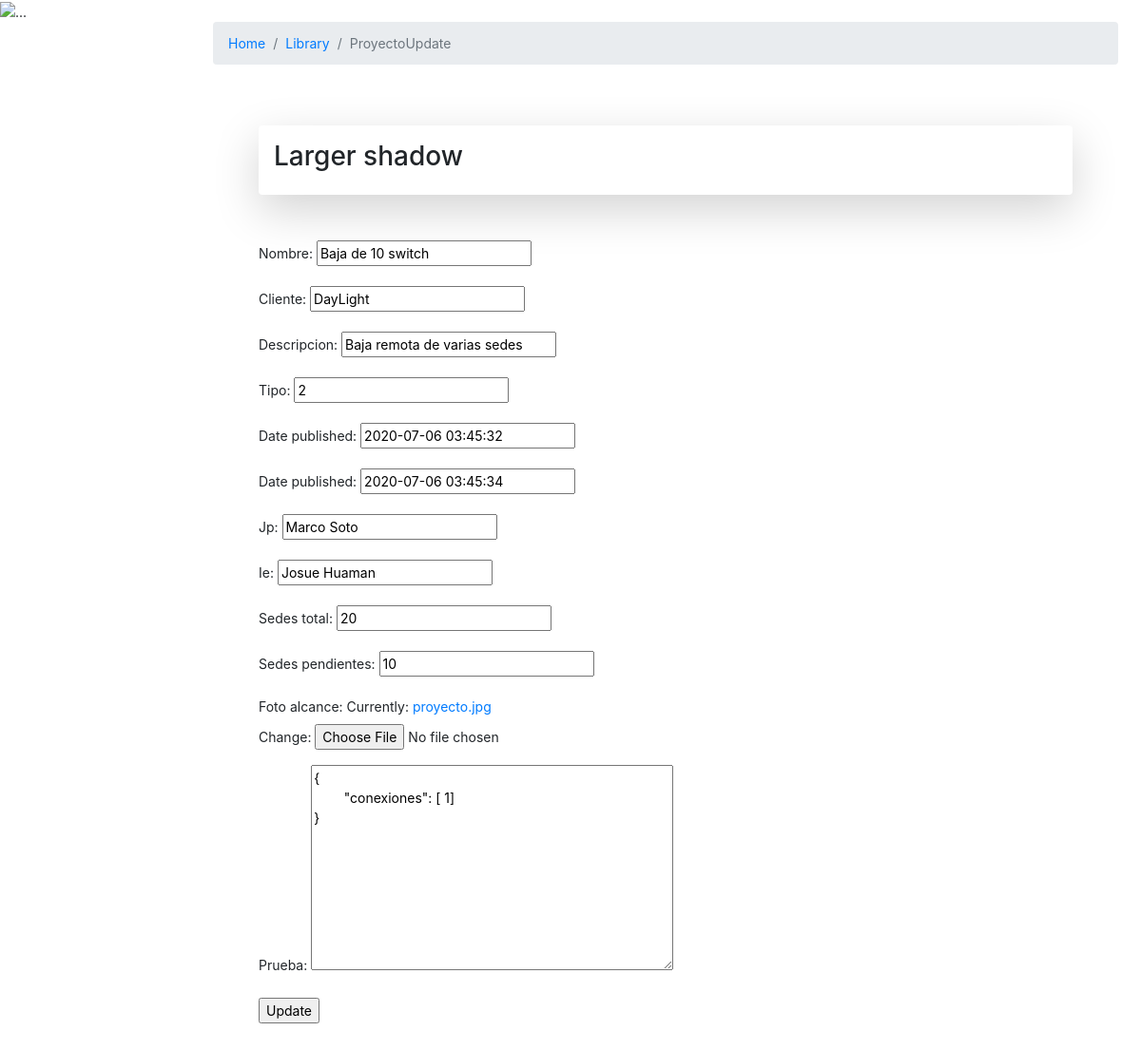
Screenshot of /polls/2/proyectoUpdate/ with the database file from the repository.
### polls/models.py (models this page shows, shortened)
class Proyecto(models.Model):
    nombre = models.CharField(max_length=100, default='')
    cliente = models.CharField(max_length=100, default='')
    descripcion = models.CharField(max_length=100, default='')
    tipo = models.IntegerField(default=0)
    fecha_inicio = models.DateTimeField('date published')
    fecha_fin = models.DateTimeField('date published')
    jp = models.CharField(max_length=100, default='')
    ie = models.CharField(max_length=100, default='')
    sedes_total = models.IntegerField(default=0)
    sedes_pendientes = models.IntegerField(default=0)
    foto_alcance = models.ImageField(upload_to='cars',default='proyecto.jpg')
    prueba = models.TextField(default='')

### polls/views.py (the view)
# urls.py: path('<int:pk>/proyectoUpdate/', views.ProyectoUpdate.as_view(), name='proyectoUpdate'),
class ProyectoUpdate(UpdateView):
    model = Proyecto
    fields = '__all__' # ['name']
    template_name_suffix = '_update_form'

### polls/templates/polls/proyecto_update_form.html (shortened to what this page needs)
{% extends "base_2.html" %}
{% load static %}
{% block identificador %}
ProyectoUpdate
{% endblock %}
{% block bloque_1 %}
<div class="p-5">
    <div class="shadow-lg p-3 mb-5 bg-white rounded">
        <h3>Larger shadow</h3>
    </div>
    <form method="post">{% csrf_token %}
        {{ form.as_p }}
        <input type="submit" value="Update">
    </form>
</div>
{% endblock %}

### polls/static/polls/dashboard/dashboard.css (style rules this page uses)
body { font-size: .875rem; }

### rows the page displays
Proyecto: nombre "Baja de 10 switch", cliente "DayLight", descripcion "Baja remota de varias sedes", tipo "2", fecha_inicio "2020-07-06 03:45:32", fecha_fin "2020-07-06 03:45:34", jp "Marco Soto", ie "Josue Huaman", sedes_total "20", sedes_pendientes "10", prueba "{ \"conexiones\": [ 1] }"
